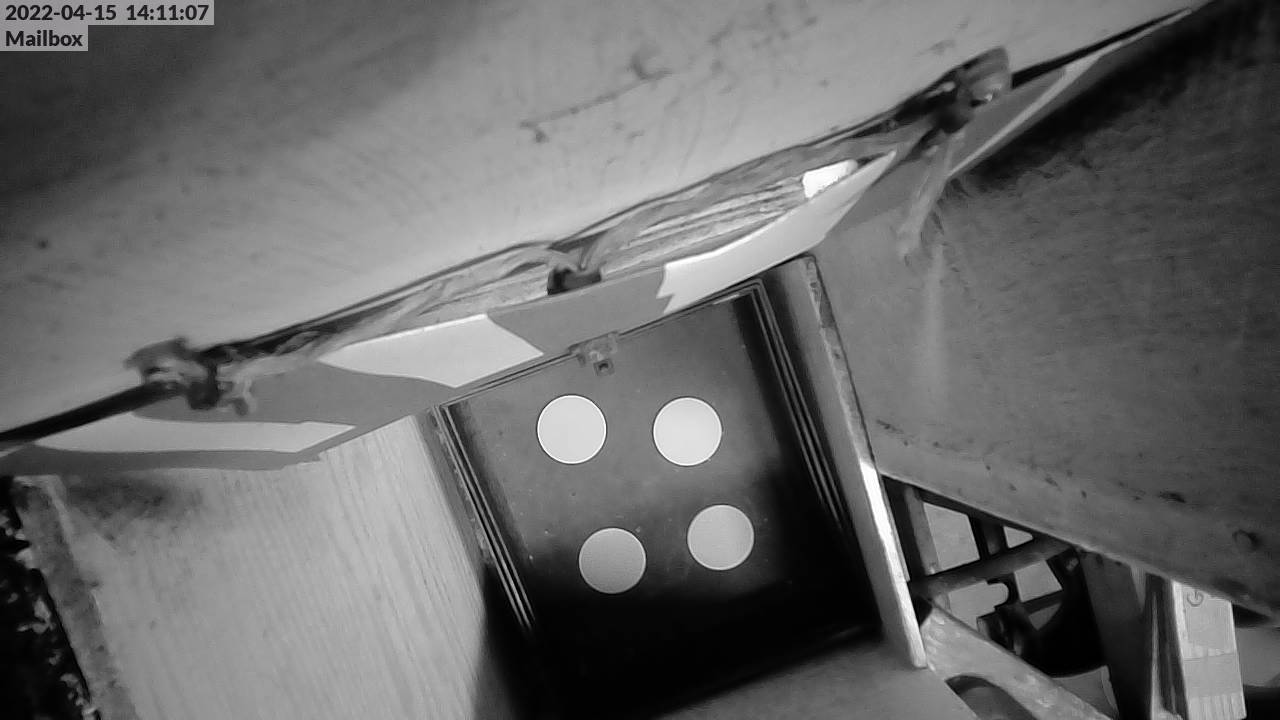
#> input picture sample_snaps/snap_no_mail_and_lights_daytime.jpg, 1280 x 720 px
$ jupyter execute --allow-errors mailbot.ipynb
#> lines starting #> are read from the running program, lines starting #| are printed output that depends on the picture
[cell 1]
#!pip install opencv-python-headless
#!pip install matplotlib
#!pip install numpy

[cell 2]
import urllib
import numpy as np
import cv2

from io import BytesIO
from matplotlib import pyplot as plt

[cell 3]
cv2.__version__

[cell 4]
snap_url = 'http://172.17.2.213/snap.jpeg'
#> (the rest of this cell did not finish here and is left out)

[cell 5]
# snap_no_mail_and_lights_daytime.jpg
# snap_no_mail_no_lights_daytime.jpg
# snap_with_mail_and_lights_daytime.jpg
# snap_with_mail_no_lights_daytime.jpg
src = 'snap_no_mail_and_lights_daytime.jpg'
with open(src, 'rb') as src_fd:
    snap = src_fd.read()

[cell 6]
# Cast snapshot into a bytearray for ingestion by OpenCV:
nparr = np.frombuffer(snap, dtype=np.uint8)
img = cv2.imdecode(nparr, flags=1)
#> img is the input picture: shape (720, 1280, 3); mean B, G, R 105, 104.9, 105

[cell 7]
# Show the original camera snapshot:
plt.imshow(img)

[cell 8]
# Invert the snapshot and crop the area of interest
inverted = cv2.bitwise_not(img)
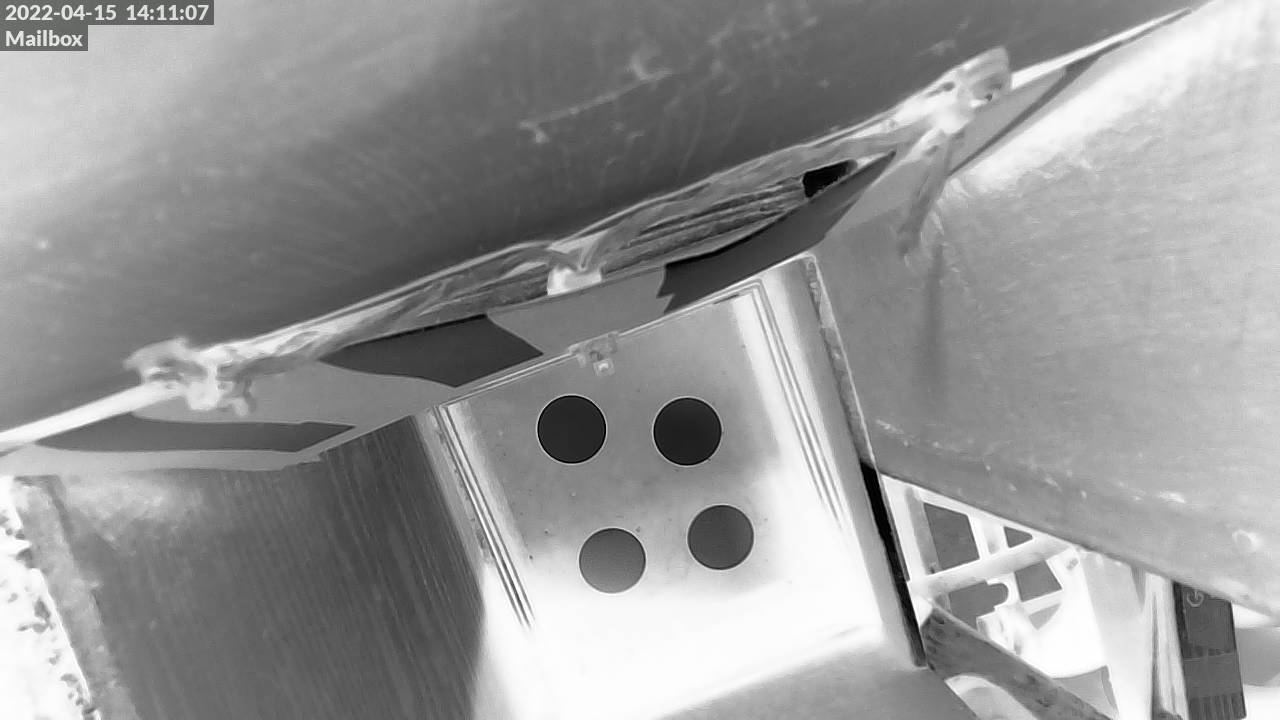
#> inverted: shape (720, 1280, 3); mean B, G, R 150, 150.1, 150
aoi = inverted[350:720, 400:900]
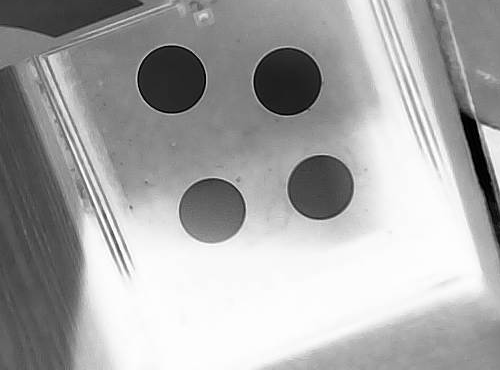
#> aoi: shape (370, 500, 3); min 0, max 255, mean 167.5
plt.imshow(aoi)

[cell 9]
# Set our filtering parameters
# Initialize parameter setting using cv2.SimpleBlobDetector
params = cv2.SimpleBlobDetector_Params()

# Set Area filtering parameters
params.filterByArea = True
params.minArea = 100

# Set Circularity filtering parameters
params.filterByCircularity = True
params.minCircularity = 0.7

# Set Convexity filtering parameters
params.filterByConvexity = True
params.minConvexity = 0.2

# Set inertia filtering parameters
params.filterByInertia = True
params.minInertiaRatio = 0.01

[cell 10]
detector = cv2.SimpleBlobDetector_create(params)

[cell 11]
# Detect keypoints in area of interest
keypoints = detector.detect(aoi)
#> keypoints = 4 keypoints; (x, y, size): (171, 79, 69.6), (287, 81, 68.8), (212, 210, 66.9), (320, 187, 66.7)

# How many keypoints did we detect?
# 0 = indicates dots are covered
# 4 = all dots visible
len(keypoints)
#> Out = 4

[cell 12]
# Draw keypoints on area of interest:
im_with_keypoints = cv2.drawKeypoints(aoi, keypoints, np.array([]), (0,0,255), cv2.DRAW_MATCHES_FLAGS_DRAW_RICH_KEYPOINTS)
